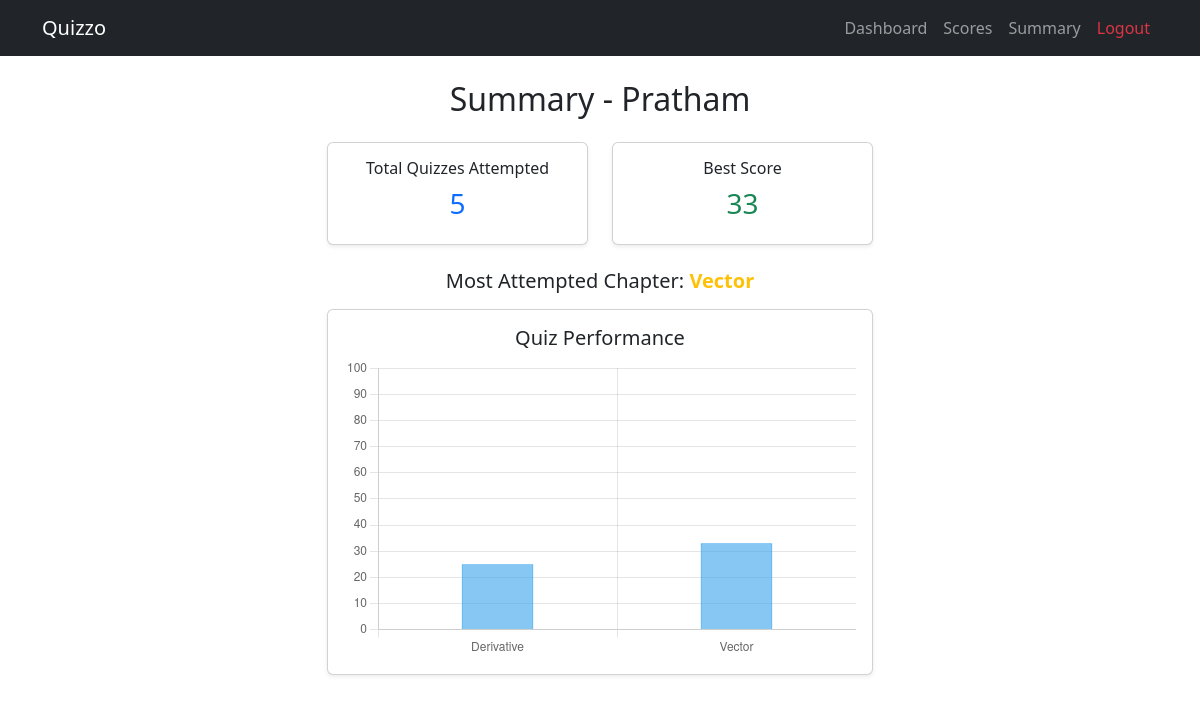
The app's page /user_summary/3, older data.
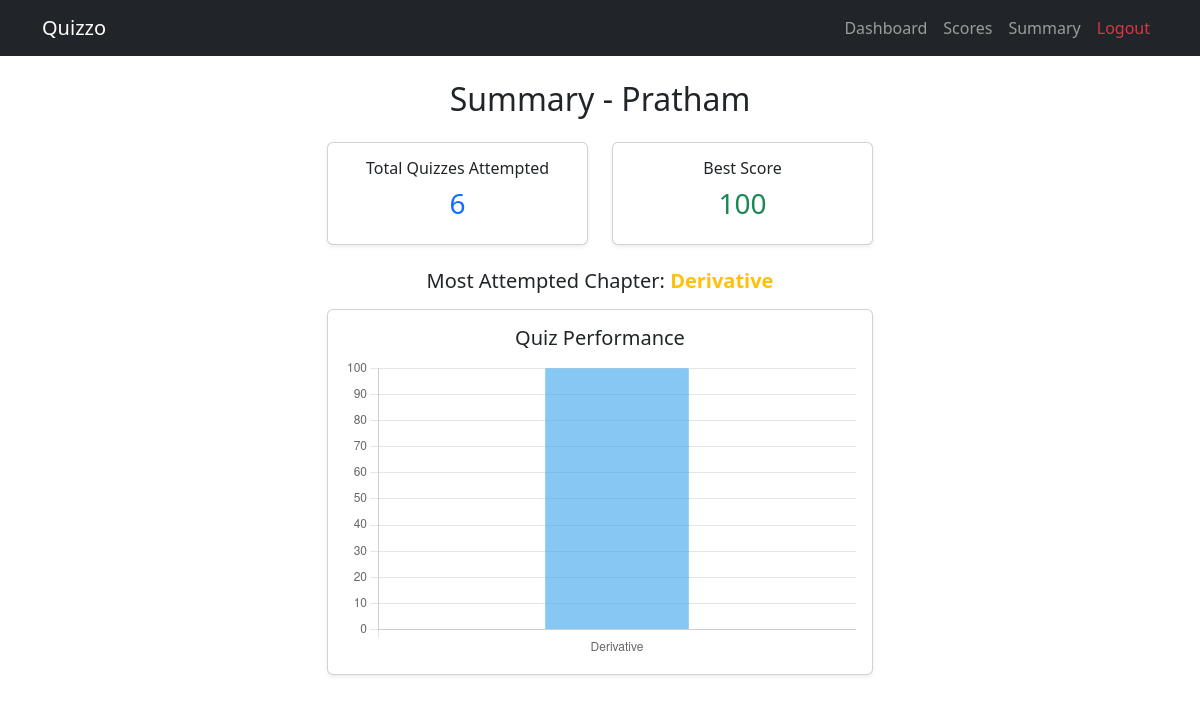
The same page, newer data.
### app.py (models this page shows)
class Chapter(db.Model):
    __tablename__ = 'chapters'
    id = db.Column(db.Integer, primary_key=True)
    name = db.Column(db.String(120), nullable=False)
    description = db.Column(db.Text)
    subject_id = db.Column(db.Integer, db.ForeignKey('subjects.id'), nullable=False)
    subject = db.relationship('Subject', back_populates='chapters')
    quizzes = db.relationship('Quiz', back_populates='chapter')
    total_attempts = db.Column(db.Integer, default=0)#helpful to display most attempting chapter

### app.py (the view)
@app.route('/user_summary/<int:user_id>')
def user_summary(user_id):
    user = User.query.get(user_id)
    if not user:
        return "User not found", 404
    scores = Score.query.filter_by(user_id=user_id).all()
    total_quizzes = len(scores)  # Total quizzes attempted
    best_score = max((score.score or 0) for score in scores) if scores else 0
    lowest_score = min((score.score or 0) for score in scores) if scores else 0
    chapter_attempts = {}
    quiz_data = {}  # To store unique quizzes and their highest score
    for score in scores:
        if score.quiz and score.quiz.chapter:
            chapter_name = score.quiz.chapter.name  # Using chapter name instead of quiz name
            chapter_attempts[chapter_name] = chapter_attempts.get(chapter_name, 0) + 1
            if chapter_name not in quiz_data or score.score > quiz_data[chapter_name]:
                quiz_data[chapter_name] = score.score
    most_attempted_chapter = max(chapter_attempts, key=chapter_attempts.get, default="None")
    quiz_names = list(quiz_data.keys())
    quiz_scores = list(quiz_data.values())
    print("Quiz Names:", quiz_names)  # Debugging output
    print("Quiz Scores:", quiz_scores)  # Debugging output
    return render_template("us_summary.html",
                           user=user,
                           total_quizzes=total_quizzes,
                           best_score=best_score,
                           lowest_score=lowest_score,
                           most_attempted_chapter=most_attempted_chapter,
                           quiz_names=quiz_names,
                           quiz_scores=quiz_scores)

### templates/us_summary.html (shortened to what this page needs)
{% extends "base.html" %}
{% block navbar %}
{% include "user_nav.html" %}
{% endblock %}
{% block content %}
<div class="container mt-4">
    <h2 class="text-center">Summary - {{ user.username}}</h2>
    <div class="row justify-content-center mt-4">
        <div class="col-md-3 col-sm-6">
            <div class="card text-center p-3 shadow-sm">
                <h6>Total Quizzes Attempted</h6>
                <h3 class="text-primary">{{ total_quizzes }}</h3>
            </div>
        </div>
        <div class="col-md-3 col-sm-6">
            <div class="card text-center p-3 shadow-sm">
                <h6>Best Score</h6>
                <h3 class="text-success">{{ best_score }}</h3>
            </div>
        </div>
    </div>
    <div class="text-center mt-4">
        <h5>Most Attempted Chapter: <span class="text-warning fw-bold">{{ most_attempted_chapter }}</span></h5>
    </div>
    <div class="row justify-content-center mt-3">
        <div class="col-lg-6 col-md-8 col-sm-12">
            <div class="card p-3 shadow-sm">
                <h5 class="text-center">Quiz Performance</h5>
                <div style="height: 300px;">
                    <canvas id="quizPerformanceChart"></canvas>
                </div>
            </div>
        </div>
    </div>
</div>
<script>
    document.addEventListener("DOMContentLoaded", function () {
        var ctx = document.getElementById('quizPerformanceChart').getContext('2d');
        // Ensure proper unique quiz names and highest scores
        var quizNames = {{ quiz_names | tojson | safe }};
        var quizScores = {{ quiz_scores | tojson | safe }};
        var quizData = {};
        quizNames.forEach((quiz, index) => {
            if (!(quiz in quizData) || quizScores[index] > quizData[quiz]) {
                quizData[quiz] = quizScores[index];
            }
        });
        var uniqueQuizNames = Object.keys(quizData);
        var uniqueQuizScores = Object.values(quizData);
        var quizPerformanceChart = new Chart(ctx, {
            type: 'bar',
            data: {
                labels: uniqueQuizNames,
                datasets: [{
                    label: 'Quiz Scores',
                    data: uniqueQuizScores,
                    backgroundColor: 'rgba(54, 162, 235, 0.6)',
                    borderColor: 'rgba(54, 162, 235, 1)',
                    borderWidth: 1
                }]
            },
            options: {
                responsive: true,
                maintainAspectRatio: false,
                scales: {
                    x: {
                        ticks: { autoSkip: false, maxRotation: 30, minRotation: 0 }
                    },
                    y: {
                        beginAtZero: true,
                        max: 100
                    }
                },
                plugins: {
                    legend: { display: false }
                },
                barPercentage: 0.5,
                categoryPercentage: 0.6
            }
        });
    });
</script>
{% endblock %}

Row changes from the older to the newer data that the page shows:
removed Chapter: name "Vector"
added Chapter: name "Derivative"
Text that changed along with them:
{{ total_quizzes }}: "5" → "6"
{{ best_score }}: "33" → "100"
chart data {{ quiz_names | tojson | safe }}: ["Derivative", "Vector"] → ["Derivative"]
chart data {{ quiz_scores | tojson | safe }}: [25, 33] → [100]
